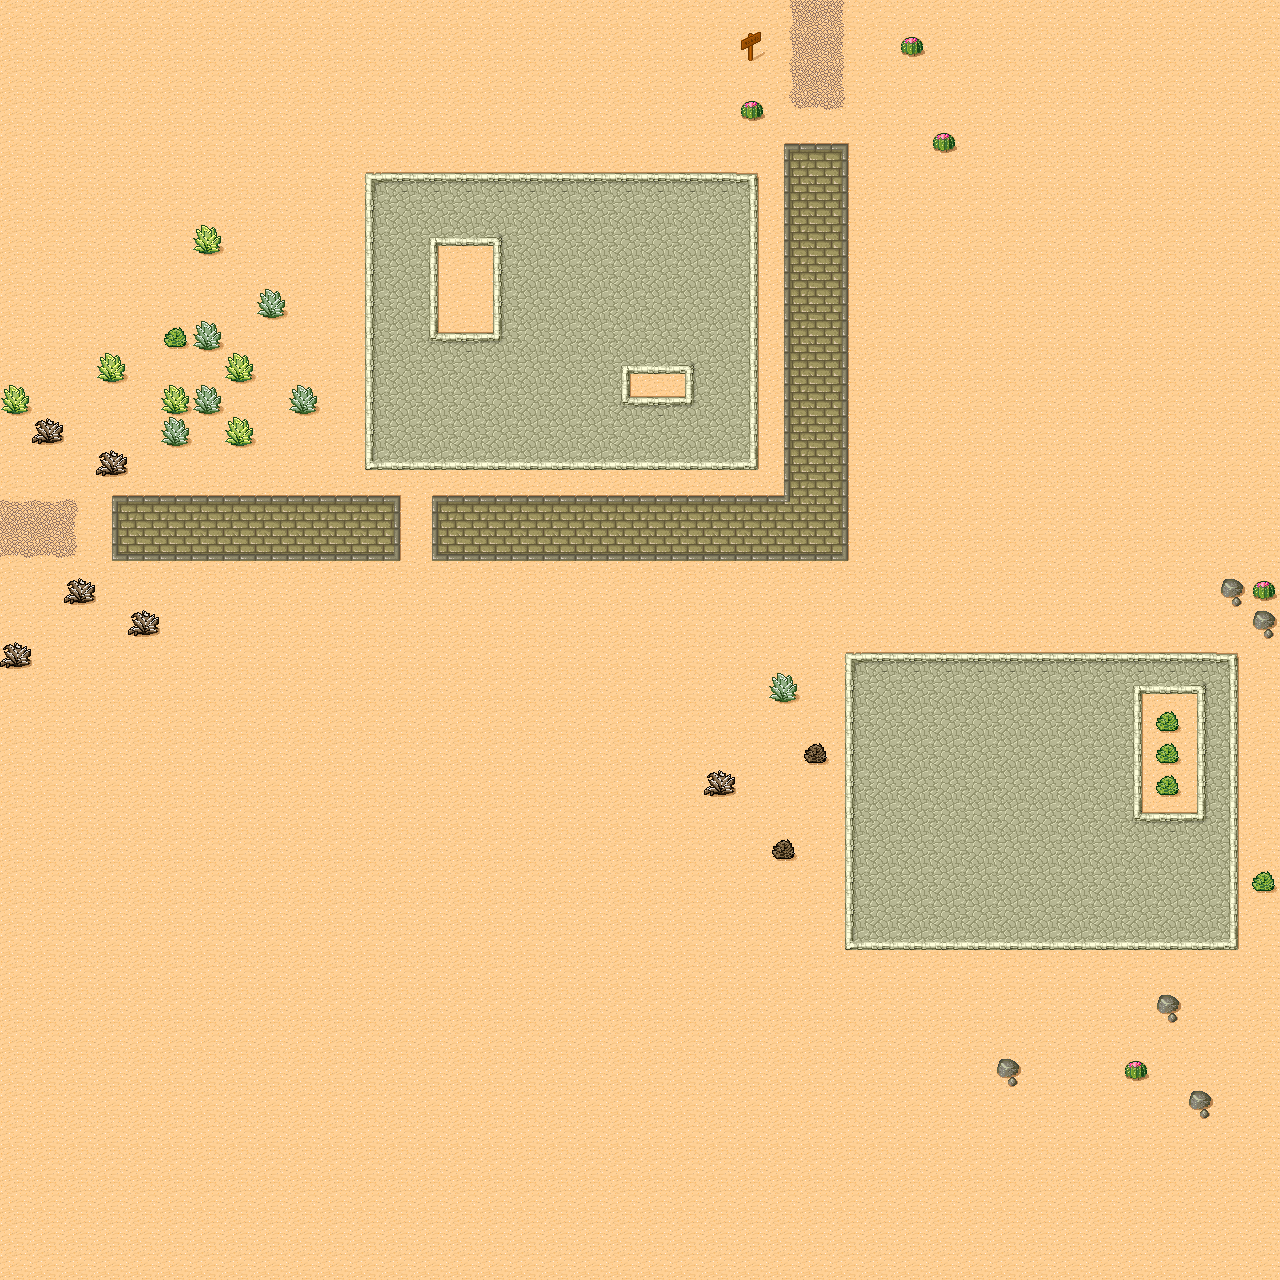

Tiled map render using the project's own tile images. Description and the map definition, with tile-layer contents summarised, below:
An orthogonal 40x40 tile map with 32x32 px tiles, 2 tile layers (Ground, Collisions).

<map version="1.8" tiledversion="1.8.2" orientation="orthogonal" renderorder="right-down" width="40" height="40" tilewidth="32" tileheight="32" infinite="0" nextlayerid="4" nextobjectid="1">
 <tileset firstgid="1" source="desert.tsx" />
 <layer id="1" name="Ground" width="40" height="40">
  <data>[1600 cells, 1600 non-empty, 40 distinct tile ids]</data>
 </layer>
 <layer id="3" name="Collisions" width="40" height="40">
  <data>[1600 cells, 1 non-empty, 1 distinct tile ids]</data>
 </layer>
</map>
